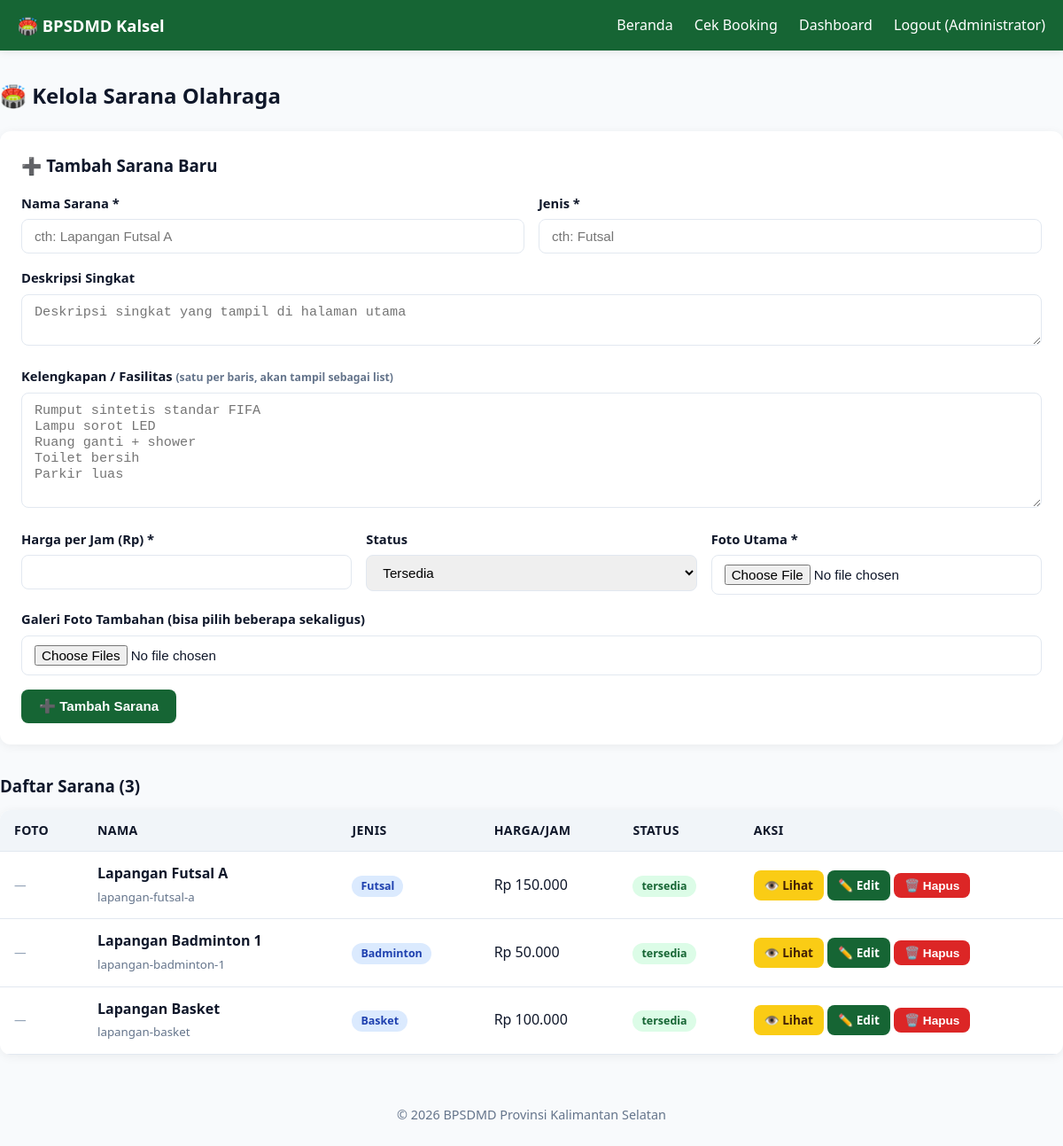
The page /pages/admin/kelola_sarana.php (signed in) on the database its author committed.
### tables this page shows
CREATE TABLE `sarana` (
  `id` int(11) NOT NULL,
  `nama` varchar(100) NOT NULL,
  `slug` varchar(150) DEFAULT NULL,
  `jenis` varchar(50) DEFAULT NULL,
  `deskripsi` text DEFAULT NULL,
  `kelengkapan` text DEFAULT NULL,
  `harga_per_jam` decimal(12,2) NOT NULL,
  `gambar` varchar(255) DEFAULT NULL,
  `galeri` text DEFAULT NULL,
  `status` enum('tersedia','maintenance') DEFAULT 'tersedia',
  `created_at` timestamp NOT NULL DEFAULT current_timestamp()
);

### includes/functions.php (called while the page is built, shortened)
<?php
function e($str) { return htmlspecialchars($str ?? '', ENT_QUOTES, 'UTF-8'); }

### pages/admin/kelola_sarana.php (the view, shortened to what this page needs)
<?php
require_once __DIR__ . '/../../includes/auth.php';
$edit = null;
$list = $conn->query("SELECT * FROM sarana ORDER BY created_at DESC");
require_once __DIR__ . '/../../includes/header.php';
?>
<div class="container page">
  <h2>🏟️ Kelola Sarana Olahraga</h2>
  <div class="card" style="padding:24px;margin-top:20px;">
    <h3 style="margin-bottom:16px;">
      <?= $edit ? '✏️ Edit Sarana: ' . e($edit['nama']) : '➕ Tambah Sarana Baru' ?>
    </h3>
    <form method="POST" enctype="multipart/form-data">
      <div style="display:grid;grid-template-columns:1fr 1fr;gap:16px;">
        <div class="form-group">
          <label>Nama Sarana *</label>
          <input type="text" name="nama" class="form-control" required
                 value="<?= e($edit['nama'] ?? '') ?>" placeholder="cth: Lapangan Futsal A">
        </div>
        <div class="form-group">
          <label>Jenis *</label>
          <input type="text" name="jenis" class="form-control" required
                 value="<?= e($edit['jenis'] ?? '') ?>" placeholder="cth: Futsal">
        </div>
      </div>
      <div class="form-group">
        <label>Deskripsi Singkat</label>
        <textarea name="deskripsi" class="form-control" rows="2"
                  placeholder="Deskripsi singkat yang tampil di halaman utama"><?= e($edit['deskripsi'] ?? '') ?></textarea>
      </div>
      <div class="form-group">
        <label>Kelengkapan / Fasilitas <small style="color:#64748b;">(satu per baris, akan tampil sebagai list)</small></label>
        <textarea name="kelengkapan" class="form-control" rows="6"
                  placeholder="Rumput sintetis standar FIFA&#10;Lampu sorot LED&#10;Ruang ganti + shower&#10;Toilet bersih&#10;Parkir luas"><?= e($edit['kelengkapan'] ?? '') ?></textarea>
      </div>
      <div style="display:grid;grid-template-columns:1fr 1fr 1fr;gap:16px;">
        <div class="form-group">
          <label>Harga per Jam (Rp) *</label>
          <input type="number" name="harga_per_jam" class="form-control" required min="0" step="1000"
                 value="<?= e($edit['harga_per_jam'] ?? '') ?>">
        </div>
        <div class="form-group">
          <label>Status</label>
          <select name="status" class="form-control">
            <option value="tersedia"    <?= ($edit['status']??'')==='tersedia'?'selected':'' ?>>Tersedia</option>
          </select>
        </div>
        <div class="form-group">
          <label>Foto Utama <?= $edit ? '(biarkan kosong jika tidak ganti)' : '*' ?></label>
          <input type="file" name="gambar" class="form-control" accept="image/*" <?= $edit ? '' : '' ?>>
        </div>
      </div>
      <div class="form-group">
        <label>Galeri Foto Tambahan (bisa pilih beberapa sekaligus)</label>
        <input type="file" name="galeri[]" class="form-control" accept="image/*" multiple>
      </div>
      <button class="btn btn-primary"><?= $edit ? '💾 Simpan Perubahan' : '➕ Tambah Sarana' ?></button>
    </form>
  </div>
  <h3 style="margin-top:32px;">Daftar Sarana (<?= $list->num_rows ?>)</h3>
  <table class="table" style="margin-top:12px;">
    <thead>
      <tr>
        <th>Foto</th>
        <th>Nama</th>
        <th>Jenis</th>
        <th>Harga/Jam</th>
        <th>Status</th>
        <th>Aksi</th>
      </tr>
    </thead>
    <tbody>
      <?php while ($s = $list->fetch_assoc()): ?>
        <tr>
          <td>
            <?php if ($s['gambar']): ?>
              <img src="<?= BASE_URL ?>/assets/img/sarana/<?= e($s['gambar']) ?>"
                   style="width:80px;height:60px;object-fit:cover;border-radius:6px;">
            <?php else: ?>
              <span style="color:#94a3b8;font-size:.85rem;">—</span>
            <?php endif; ?>
          </td>
          <td>
            <strong><?= e($s['nama']) ?></strong><br>
            <small style="color:#64748b;"><?= e($s['slug']) ?></small>
          </td>
          <td><span class="badge badge-info"><?= e($s['jenis']) ?></span></td>
          <td>Rp <?= number_format($s['harga_per_jam'],0,',','.') ?></td>
          <td>
            <span class="badge badge-<?= $s['status']==='tersedia'?'success':'warning' ?>">
              <?= e($s['status']) ?>
            </span>
          </td>
          <td>
            <a href="../../pages/detail_sarana.php?slug=<?= urlencode($s['slug']) ?>" target="_blank"
               class="btn btn-sm btn-accent">👁️ Lihat</a>
            <a href="?edit=<?= $s['id'] ?>" class="btn btn-sm btn-primary">✏️ Edit</a>
            <form method="POST" style="display:inline;"
                  onsubmit="return confirm('Yakin hapus sarana <?= e($s['nama']) ?>? Semua foto akan dihapus juga.');">
              <button class="btn btn-sm btn-danger">🗑️ Hapus</button>
            </form>
          </td>
        </tr>
      <?php endwhile; ?>
    </tbody>
  </table>
</div>
<?php require_once __DIR__ . '/../../includes/footer.php'; ?>

### assets/css/style.css (style rules this page uses)
:root { --primary:#166534; --primary-dark:#14532d; --accent:#facc15; --bg:#f8fafc; --card:#ffffff; --text:#0f172a; --muted:#64748b; --border:#e2e8f0; --danger:#dc2626; --success:#16a34a; --warning:#f59e0b; }
* { box-sizing:border-box;margin:0;padding:0; }
body { font-family:'Segoe UI',system-ui,sans-serif;background:var(--bg);color:var(--text);line-height:1.6; }
a { color:var(--primary);text-decoration:none; }
.container { max-width:1200px;margin:0 auto;padding:0 20px; }
.page { padding:32px 0; }
.card { background:var(--card);border-radius:12px;box-shadow:0 2px 12px rgba(0,0,0,.06);overflow:hidden;transition:.2s; }
.card h3 { margin-bottom:6px; }
.badge { display:inline-block;padding:2px 10px;border-radius:20px;font-size:.78rem;font-weight:600; }
.badge-success { background:#dcfce7;color:#166534; }
.badge-info { background:#dbeafe;color:#1e40af; }
.form-group { margin-bottom:16px; }
.form-group label { display:block;font-weight:600;margin-bottom:6px;font-size:.92rem; }
.form-control { width:100%;padding:10px 14px;border:1px solid var(--border);border-radius:8px;font-size:.95rem;transition:.2s; }
.btn { display:inline-block;padding:10px 20px;border:none;border-radius:8px;font-weight:600;cursor:pointer;font-size:.95rem;transition:.2s; }
.btn-primary { background:var(--primary);color:#fff; }
.btn-accent { background:var(--accent);color:#422006; }
.btn-danger { background:var(--danger);color:#fff; }
.btn-sm { padding:6px 12px;font-size:.85rem; }
.table { width:100%;border-collapse:collapse;background:#fff;border-radius:12px;overflow:hidden;box-shadow:0 2px 12px rgba(0,0,0,.06); }
.table th,.table td { padding:12px 16px;text-align:left;border-bottom:1px solid var(--border); }
.table th { background:#f1f5f9;font-weight:700;font-size:.88rem;text-transform:uppercase;letter-spacing:.4px; }

### rows shown on the page
sarana: nama "Lapangan Futsal A", slug "lapangan-futsal-a", jenis "Futsal", harga_per_jam "150.000", status "tersedia"
sarana: nama "Lapangan Badminton 1", slug "lapangan-badminton-1", jenis "Badminton", harga_per_jam "50.000", status "tersedia"
sarana: nama "Lapangan Basket", slug "lapangan-basket", jenis "Basket", harga_per_jam "100.000", status "tersedia"

### other values the page prints
$_SESSION['nama'] "Administrator"
$list->num_rows "3"
